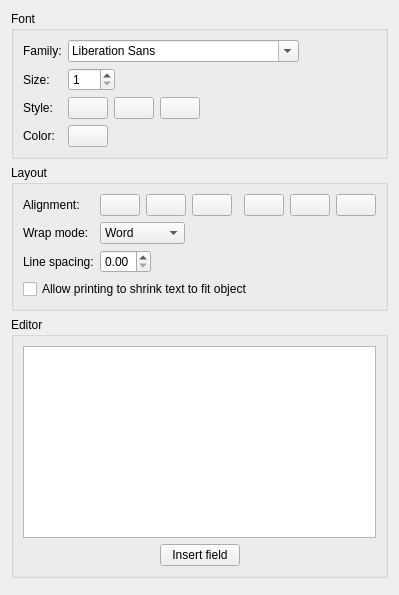
     <widget class="QWidget" name="textPage">
      <attribute name="title">
       <string>Text</string>
      </attribute>
      <layout class="QGridLayout" name="gridLayout_15">
       <item row="1" column="0">
        <widget class="QGroupBox" name="groupBox_2">
         <property name="title">
          <string>Layout</string>
         </property>
         <layout class="QFormLayout" name="formLayout_2">
          <item row="0" column="0">
           <widget class="QLabel" name="label_7">
            <property name="text">
             <string>Alignment:</string>
            </property>
           </widget>
          </item>
          <item row="0" column="1">
           <layout class="QHBoxLayout" name="horizontalLayout_16">
            <property name="spacing">
             <number>6</number>
            </property>
            <item>
             <layout class="QHBoxLayout" name="horizontalLayout_2">
              <property name="rightMargin">
               <number>3</number>
              </property>
              <item>
               <widget class="QPushButton" name="textHAlignLeftToggle">
                <property name="text">
                 <string/>
                </property>
                <property name="icon">
                 <iconset theme="glabels-align-text-left">
                  <normaloff>.</normaloff>.</iconset>
                </property>
                <property name="iconSize">
                 <size>
                  <width>22</width>
                  <height>22</height>
                 </size>
                </property>
                <property name="checkable">
                 <bool>true</bool>
                </property>
                <property name="autoExclusive">
                 <bool>true</bool>
                </property>
                <property name="flat">
                 <bool>false</bool>
                </property>
               </widget>
              </item>
              <item>
               <widget class="QPushButton" name="textHAlignCenterToggle">
                <property name="text">
                 <string/>
                </property>
                <property name="icon">
                 <iconset theme="glabels-align-text-center">
                  <normaloff>.</normaloff>.</iconset>
                </property>
                <property name="iconSize">
                 <size>
                  <width>22</width>
                  <height>22</height>
                 </size>
                </property>
                <property name="checkable">
                 <bool>true</bool>
                </property>
                <property name="autoExclusive">
                 <bool>true</bool>
                </property>
               </widget>
              </item>
              <item>
               <widget class="QPushButton" name="textHAlignRightToggle">
                <property name="text">
                 <string/>
                </property>
                <property name="icon">
                 <iconset theme="glabels-align-text-right">
                  <normaloff>.</normaloff>.</iconset>
                </property>
                <property name="iconSize">
                 <size>
                  <width>22</width>
                  <height>22</height>
                 </size>
                </property>
                <property name="checkable">
                 <bool>true</bool>
                </property>
                <property name="autoExclusive">
                 <bool>true</bool>
                </property>
               </widget>
              </item>
             </layout>
            </item>
            <item>
             <layout class="QHBoxLayout" name="horizontalLayout_3">
              <property name="leftMargin">
               <number>3</number>
              </property>
              <item>
               <widget class="QPushButton" name="textVAlignTopToggle">
                <property name="text">
                 <string/>
                </property>
                <property name="icon">
                 <iconset theme="glabels-valign-text-top">
                  <normaloff>.</normaloff>.</iconset>
                </property>
                <property name="iconSize">
                 <size>
                  <width>22</width>
                  <height>22</height>
                 </size>
                </property>
                <property name="checkable">
                 <bool>true</bool>
                </property>
                <property name="autoExclusive">
                 <bool>true</bool>
                </property>
                <property name="flat">
                 <bool>false</bool>
                </property>
               </widget>
              </item>
              <item>
               <widget class="QPushButton" name="textVAlignMiddleToggle">
                <property name="text">
                 <string/>
                </property>
                <property name="icon">
                 <iconset theme="glabels-valign-text-middle">
                  <normaloff>.</normaloff>.</iconset>
                </property>
                <property name="iconSize">
                 <size>
                  <width>22</width>
                  <height>22</height>
                 </size>
                </property>
                <property name="checkable">
                 <bool>true</bool>
                </property>
                <property name="autoExclusive">
                 <bool>true</bool>
                </property>
               </widget>
              </item>
              <item>
               <widget class="QPushButton" name="textVAlignBottomToggle">
                <property name="text">
                 <string/>
                </property>
                <property name="icon">
                 <iconset theme="glabels-valign-text-bottom">
                  <normaloff>.</normaloff>.</iconset>
                </property>
                <property name="iconSize">
                 <size>
                  <width>22</width>
                  <height>22</height>
                 </size>
                </property>
                <property name="checkable">
                 <bool>true</bool>
                </property>
                <property name="autoExclusive">
                 <bool>true</bool>
                </property>
               </widget>
              </item>
             </layout>
            </item>
           </layout>
          </item>
          <item row="2" column="0">
           <widget class="QLabel" name="label_9">
            <property name="text">
             <string>Line spacing:</string>
            </property>
           </widget>
          </item>
          <item row="2" column="1">
           <layout class="QHBoxLayout" name="horizontalLayout_19">
            <item>
             <widget class="QDoubleSpinBox" name="textLineSpacingSpin">
              <property name="maximum">
               <double>3.000000000000000</double>
              </property>
              <property name="singleStep">
               <double>0.010000000000000</double>
              </property>
             </widget>
            </item>
            <item>
             <spacer name="horizontalSpacer_16">
              <property name="orientation">
               <enum>Qt::Horizontal</enum>
              </property>
              <property name="sizeHint" stdset="0">
               <size>
                <width>40</width>
                <height>20</height>
               </size>
              </property>
             </spacer>
            </item>
           </layout>
          </item>
          <item row="1" column="0">
           <widget class="QLabel" name="label_2">
            <property name="text">
             <string>Wrap mode:</string>
            </property>
           </widget>
          </item>
          <item row="1" column="1">
           <layout class="QHBoxLayout" name="horizontalLayout_25">
            <item>
             <widget class="QComboBox" name="textWrapModeCombo">
              <item>
               <property name="text">
                <string>Word</string>
               </property>
              </item>
              <item>
               <property name="text">
                <string>Anywhere</string>
               </property>
              </item>
              <item>
               <property name="text">
                <string>None</string>
               </property>
              </item>
             </widget>
            </item>
            <item>
             <spacer name="horizontalSpacer_5">
              <property name="orientation">
               <enum>Qt::Horizontal</enum>
              </property>
              <property name="sizeHint" stdset="0">
               <size>
                <width>40</width>
                <height>20</height>
               </size>
              </property>
             </spacer>
            </item>
           </layout>
          </item>
          <item row="3" column="0" colspan="2">
           <widget class="QCheckBox" name="textAutoShrinkCheck">
            <property name="text">
             <string>Allow printing to shrink text to fit object</string>
            </property>
           </widget>
          </item>
         </layout>
        </widget>
       </item>
       <item row="0" column="0">
        <widget class="QGroupBox" name="groupBox">
         <property name="title">
          <string>Font</string>
         </property>
         <property name="flat">
          <bool>false</bool>
         </property>
         <layout class="QGridLayout" name="gridLayout">
          <item row="0" column="0">
           <layout class="QFormLayout" name="formLayout">
            <property name="fieldGrowthPolicy">
             <enum>QFormLayout::AllNonFixedFieldsGrow</enum>
            </property>
            <item row="0" column="0">
             <widget class="QLabel" name="label_3">
              <property name="text">
               <string>Family:</string>
              </property>
             </widget>
            </item>
            <item row="0" column="1">
             <widget class="QFontComboBox" name="textFontFamilyCombo"/>
            </item>
            <item row="1" column="0">
             <widget class="QLabel" name="label_4">
              <property name="text">
               <string>Size:</string>
              </property>
             </widget>
            </item>
            <item row="3" column="0">
             <widget class="QLabel" name="label_5">
              <property name="text">
               <string>Style:</string>
              </property>
             </widget>
            </item>
            <item row="3" column="1">
             <layout class="QHBoxLayout" name="horizontalLayout">
              <item>
               <widget class="QPushButton" name="textFontBoldToggle">
                <property name="text">
                 <string/>
                </property>
                <property name="icon">
                 <iconset theme="glabels-format-text-bold">
                  <normaloff>.</normaloff>.</iconset>
                </property>
                <property name="iconSize">
                 <size>
                  <width>22</width>
                  <height>22</height>
                 </size>
                </property>
                <property name="checkable">
                 <bool>true</bool>
                </property>
                <property name="flat">
                 <bool>false</bool>
                </property>
               </widget>
              </item>
              <item>
               <widget class="QPushButton" name="textFontItalicToggle">
                <property name="text">
                 <string/>
                </property>
                <property name="icon">
                 <iconset theme="glabels-format-text-italic">
                  <normaloff>.</normaloff>.</iconset>
                </property>
                <property name="iconSize">
                 <size>
                  <width>22</width>
                  <height>22</height>
                 </size>
                </property>
                <property name="checkable">
                 <bool>true</bool>
                </property>
               </widget>
              </item>
              <item>
               <widget class="QPushButton" name="textFontUnderlineToggle">
                <property name="text">
                 <string/>
                </property>
                <property name="icon">
                 <iconset theme="glabels-format-text-underline">
                  <normaloff>.</normaloff>.</iconset>
                </property>
                <property name="iconSize">
                 <size>
                  <width>22</width>
                  <height>22</height>
                 </size>
                </property>
                <property name="checkable">
                 <bool>true</bool>
                </property>
               </widget>
              </item>
              <item>
               <spacer name="horizontalSpacer_20">
                <property name="orientation">
                 <enum>Qt::Horizontal</enum>
                </property>
                <property name="sizeHint" stdset="0">
                 <size>
                  <width>40</width>
                  <height>20</height>
                 </size>
                </property>
               </spacer>
              </item>
             </layout>
            </item>
            <item row="4" column="0">
             <widget class="QLabel" name="label_6">
              <property name="text">
               <string>Color:</string>
              </property>
             </widget>
            </item>
            <item row="1" column="1">
             <layout class="QHBoxLayout" name="horizontalLayout_18">
              <item>
               <widget class="QDoubleSpinBox" name="textFontSizeSpin">
                <property name="decimals">
                 <number>0</number>
                </property>
                <property name="minimum">
                 <double>1.000000000000000</double>
                </property>
                <property name="singleStep">
                 <double>1.000000000000000</double>
                </property>
               </widget>
              </item>
              <item>
               <spacer name="horizontalSpacer_15">
                <property name="orientation">
                 <enum>Qt::Horizontal</enum>
                </property>
                <property name="sizeHint" stdset="0">
                 <size>
                  <width>40</width>
                  <height>20</height>
                 </size>
                </property>
               </spacer>
              </item>
             </layout>
            </item>
            <item row="4" column="1">
             <layout class="QHBoxLayout" name="horizontalLayout_23">
              <item>
               <widget class="glabels::ColorButton" name="textColorButton">
                <property name="text">
                 <string/>
                </property>
               </widget>
              </item>
              <item>
               <spacer name="horizontalSpacer_19">
                <property name="orientation">
                 <enum>Qt::Horizontal</enum>
                </property>
                <property name="sizeHint" stdset="0">
                 <size>
                  <width>40</width>
                  <height>20</height>
                 </size>
                </property>
               </spacer>
              </item>
             </layout>
            </item>
           </layout>
          </item>
          <item row="0" column="1">
           <spacer name="horizontalSpacer_4">
            <property name="orientation">
             <enum>Qt::Horizontal</enum>
            </property>
            <property name="sizeHint" stdset="0">
             <size>
              <width>40</width>
              <height>20</height>
             </size>
            </property>
           </spacer>
          </item>
         </layout>
        </widget>
       </item>
       <item row="3" column="0">
        <spacer name="verticalSpacer_5">
         <property name="orientation">
          <enum>Qt::Vertical</enum>
         </property>
         <property name="sizeHint" stdset="0">
          <size>
           <width>20</width>
           <height>6</height>
          </size>
         </property>
        </spacer>
       </item>
       <item row="2" column="0">
        <widget class="QGroupBox" name="groupBox_3">
         <property name="title">
          <string>Editor</string>
         </property>
         <layout class="QGridLayout" name="gridLayout_4">
          <item row="0" column="0">
           <layout class="QGridLayout" name="gridLayout_3">
            <item row="0" column="0">
             <widget class="QTextEdit" name="textEdit"/>
            </item>
            <item row="1" column="0">
             <layout class="QHBoxLayout" name="horizontalLayout_4">
              <item>
               <spacer name="horizontalSpacer">
                <property name="orientation">
                 <enum>Qt::Horizontal</enum>
                </property>
                <property name="sizeHint" stdset="0">
                 <size>
                  <width>40</width>
                  <height>20</height>
                 </size>
                </property>
               </spacer>
              </item>
              <item>
               <widget class="glabels::FieldButton" name="textInsertFieldButton">
                <property name="text">
                 <string notr="true">Insert field</string>
                </property>
               </widget>
              </item>
              <item>
               <spacer name="horizontalSpacer_2">
                <property name="orientation">
                 <enum>Qt::Horizontal</enum>
                </property>
                <property name="sizeHint" stdset="0">
                 <size>
                  <width>40</width>
                  <height>20</height>
                 </size>
                </property>
               </spacer>
              </item>
             </layout>
            </item>
           </layout>
          </item>
         </layout>
        </widget>
       </item>
      </layout>
     </widget>
